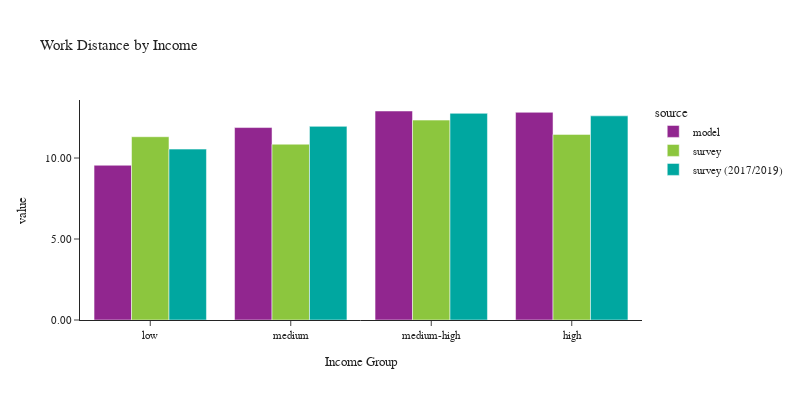

The cell this chart's notebook holds for it:
### Code cell
plot_work_location(df_workers, 'hhincome_group', 'Income', 'Income Group')

### Figure 1 — Plotly figure (JSON) as saved in the notebook; plotly's stock layout.template omitted (floating-point values rounded to 4 significant figures)
{"data": [{"alignmentgroup": "True", "customdata": [[24134], [47251], [66144], [83925]], "hovertemplate": "source=model<br>hhincome_group=%{x}<br>value=%{y}<br>sample count=%{customdata[0]}<extra></extra>", "legendgroup": "model", "marker": {"color": "#91268F", "pattern": {"shape": ""}}, "name": "model", "offsetgroup": "model", "orientation": "v", "showlegend": true, "textposition": "auto", "type": "bar", "x": ["low", "medium", "medium-high", "high"], "xaxis": "x", "y": [9.554, 11.88, 12.9, 12.82], "yaxis": "y"}, {"alignmentgroup": "True", "customdata": [[591], [560], [861], [593]], "hovertemplate": "source=survey<br>hhincome_group=%{x}<br>value=%{y}<br>sample count=%{customdata[0]}<extra></extra>", "legendgroup": "survey", "marker": {"color": "#8CC63E", "pattern": {"shape": ""}}, "name": "survey", "offsetgroup": "survey", "orientation": "v", "showlegend": true, "textposition": "auto", "type": "bar", "x": ["low", "medium", "medium-high", "high"], "xaxis": "x", "y": [11.31, 10.85, 12.34, 11.46], "yaxis": "y"}, {"alignmentgroup": "True", "customdata": [[1342], [1539], [1920], [794]], "hovertemplate": "source=survey (2017/2019)<br>hhincome_group=%{x}<br>value=%{y}<br>sample count=%{customdata[0]}<extra></extra>", "legendgroup": "survey (2017/2019)", "marker": {"color": "#00A7A0", "pattern": {"shape": ""}}, "name": "survey (2017/2019)", "offsetgroup": "survey (2017/2019)", "orientation": "v", "showlegend": true, "textposition": "auto", "type": "bar", "x": ["low", "medium", "medium-high", "high"], "xaxis": "x", "y": [10.55, 11.95, 12.76, 12.6], "yaxis": "y"}], "layout": {"barmode": "group", "font": {"size": 11}, "height": 400, "legend": {"title": {"text": "source"}, "tracegroupgap": 0}, "title": {"text": "Work Distance by Income"}, "width": 800, "xaxis": {"anchor": "y", "domain": [0.0, 1.0], "title": {"text": "Income Group"}}, "yaxis": {"anchor": "x", "domain": [0.0, 1.0], "tickformat": ".2f", "title": {"text": "value"}}}}
